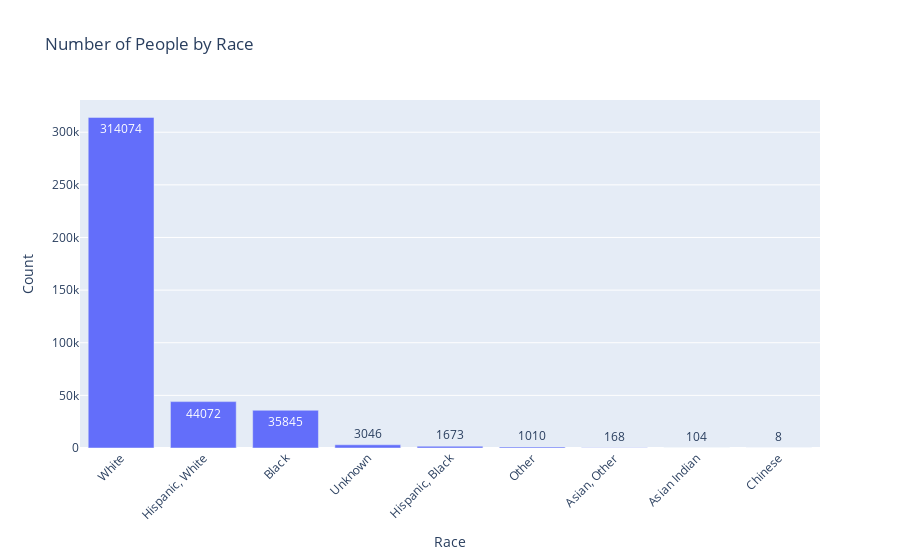

Notebook code for this chart:
### Code cell
race_counts = data["RACE"].value_counts()
fig = go.Figure(data=[go.Bar(x=race_counts.index, y=race_counts.values,
                             text=race_counts.values, textposition="auto")])

fig.update_layout(xaxis_title = "Race", yaxis_title="Count", title="Number of People by Race")

fig.update_layout(xaxis_tickangle=-45)

fig.show()

### Figure 1 — Plotly figure (JSON) as saved in the notebook; plotly's stock layout.template omitted (floating-point values rounded to 4 significant figures)
{"data": [{"text": [314074, 44072, 35845, 3046, 1673, 1010, 168, 104, 8], "textposition": "auto", "type": "bar", "x": ["White", "Hispanic, White", "Black", "Unknown", "Hispanic, Black", "Other", "Asian, Other", "Asian Indian", "Chinese"], "y": [314074, 44072, 35845, 3046, 1673, 1010, 168, 104, 8]}], "layout": {"title": {"text": "Number of People by Race"}, "xaxis": {"tickangle": -45, "title": {"text": "Race"}}, "yaxis": {"title": {"text": "Count"}}}}
